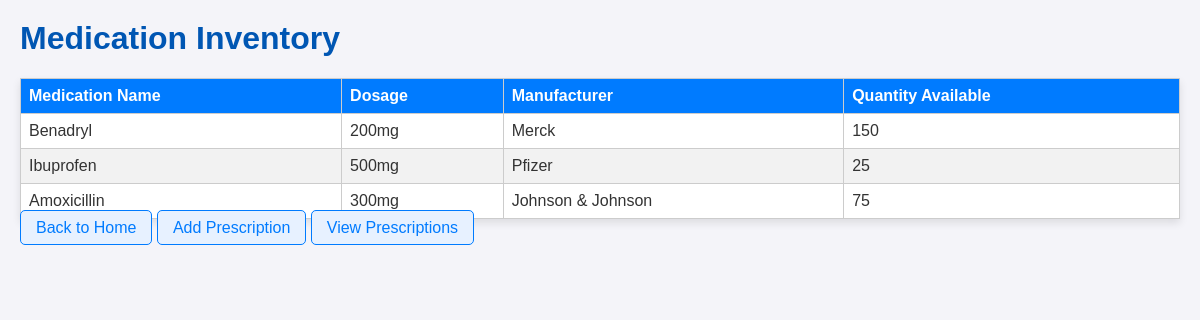
The page /PharmacyServer.php?action=viewInventory (signed in) on the database its author committed.
### tables this page shows
CREATE TABLE Inventory
(
    inventory_id INT NOT NULL UNIQUE AUTO_INCREMENT,
    medications_id INT NOT NULL,
    quantityAvailable INT NOT NULL,
    lastUpdated DATETIME NOT NULL,
    PRIMARY KEY (inventory_id),
    FOREIGN KEY (medications_id) REFERENCES Medications(medications_id)
);

CREATE TABLE Medications
(
    medications_id INT NOT NULL UNIQUE AUTO_INCREMENT,
    medicationName VARCHAR(100) NOT NULL,
    dosage VARCHAR(100) NOT NULL,
    manufacturer VARCHAR(200),
    PRIMARY KEY (medications_id)
);

### PharmacyDatabase.php (called while the page is built, shortened)
<?php
class PharmacyDatabase {
    private $host = "localhost";
    private $username = "root";
    private $password = "Spiderman:nowayhome1";
    private $database = "pharmarcy_portal_db";
    private $port = "3306";
    public $connection;
    private function connect() {
        $this->connection = new mysqli($this->host, $this->username, $this->password, $this->database, $this->port);
    }
    public function getMedicationInventoryView() {
        $query = "
            SELECT m.medicationName, m.dosage, m.manufacturer, i.quantityAvailable
            FROM Inventory i
            JOIN Medications m ON i.medications_id = m.medications_id
        ";
        $result = $this->connection->query($query);
        $data = $result->fetch_all(MYSQLI_ASSOC);
        return $data;
    }
}

### viewInventory.php (the view, shortened to what this page needs)
<html>
<head>
    <link rel="stylesheet" href="css/style.css">
</head>
<body>
    <h1>Medication Inventory</h1>
    <table>
        <thead>
            <tr>
                <th>Medication Name</th>
                <th>Dosage</th>
                <th>Manufacturer</th>
                <th>Quantity Available</th>
            </tr>
        </thead>
        <tbody>
            <?php if (empty($inventory)): ?>
                <tr><td colspan="4">No inventory data available.</td></tr>
            <?php else: ?>
                <?php foreach ($inventory as $item): ?>
                <tr>
                    <td><?php echo htmlspecialchars($item['medicationName']); ?></td>
                    <td><?php echo htmlspecialchars($item['dosage']); ?></td>
                    <td><?php echo htmlspecialchars($item['manufacturer']); ?></td>
                    <td><?php echo htmlspecialchars($item['quantityAvailable']); ?></td>
                </tr>
                <?php endforeach; ?>
            <?php endif; ?>
        </tbody>
    </table>
    <div>
        <a href="?action=home">Back to Home</a>
        <a href="?action=addPrescription">Add Prescription</a>
        <a href="?action=viewPrescriptions">View Prescriptions</a>
    </div>
</body>
</html>

### PharmacyServer.php (shortened to what this page needs)
<?php
require_once 'PharmacyDatabase.php';
class PharmacyPortal {
    private $db;
    public function __construct() {
        $this->db = new PharmacyDatabase();
    }
    public function handleRequest() {
        $action = $_GET['action'] ?? 'home';
        if (method_exists($this, $action)) {
            $this->$action();
        } else {
            $this->home();
        }
    }
    private function viewInventory() {
        $inventory = $this->db->getMedicationInventoryView();
        include 'templates/viewInventory.php';
    }
}
$portal = new PharmacyPortal();
$portal->handleRequest();
?>

### style.css (style rules this page uses)
body { font-family: 'Arial', sans-serif; background-color: #f4f4f9; margin: 0; padding: 20px; color: #333; }
h1 { color: #0056b3; }
a { color: #007bff; text-decoration: none; background-color: #e7f1ff; border: 1px solid #007bff; padding: 8px 15px; border-radius: 5px; transition: background-color 0.3s, color 0.3s; }
a { color: #007bff; text-decoration: none; transition: color 0.3s; }
table { width: 100%; border-collapse: collapse; background-color: #ffffff; box-shadow: 0 4px 8px rgba(0,0,0,0.1); }
th, td { border: 1px solid #ccc; padding: 8px; text-align: left; }
th { background-color: #007bff; color: white; }
tr:nth-child(even) { background-color: #f2f2f2; }

### rows shown on the page
inventory: medications.medicationName "Benadryl", medications.dosage "200mg", medications.manufacturer "Merck", quantityAvailable "150"
inventory: medications.medicationName "Ibuprofen", medications.dosage "500mg", medications.manufacturer "Pfizer", quantityAvailable "25"
inventory: medications.medicationName "Amoxicillin", medications.dosage "300mg", medications.manufacturer "Johnson & Johnson", quantityAvailable "75"
